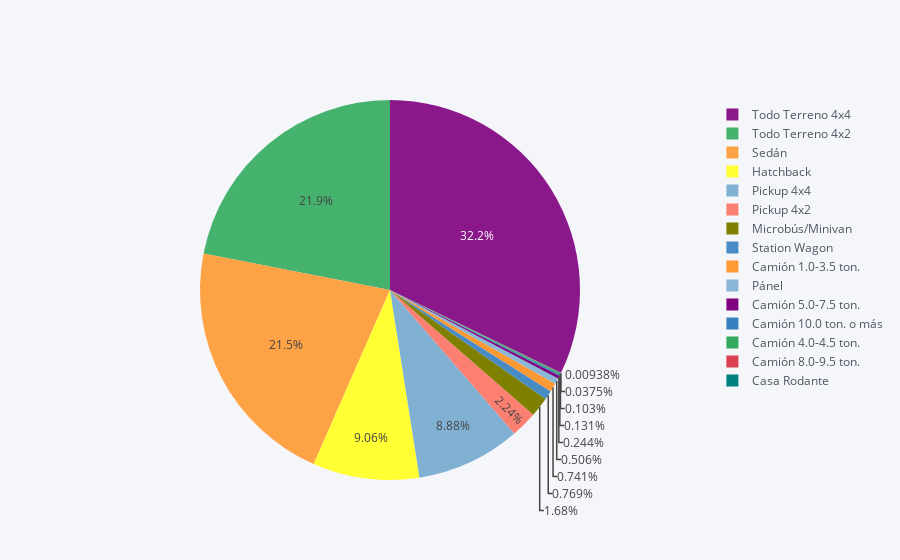

The cell this chart's notebook holds for it:
### Code cell
dft=df.groupby(['estilo']).estilo.count()
dft=dft.to_frame(name='cantidad')
dft.reset_index().iplot(kind='pie',labels='estilo',values='cantidad')

### Figure 1 — Plotly figure (JSON) as saved in the notebook; plotly's stock layout.template omitted (floating-point values rounded to 4 significant figures)
{"data": [{"labels": ["Camión 1.0-3.5 ton.", "Camión 10.0 ton. o más", "Camión 4.0-4.5 ton.", "Camión 5.0-7.5 ton.", "Camión 8.0-9.5 ton.", "Casa Rodante", "Hatchback", "Microbús/Minivan", "Pickup 4x2", "Pickup 4x4", "Pánel", "Sedán", "Station Wagon", "Todo Terreno 4x2", "Todo Terreno 4x4"], "marker": {"colors": ["rgba(255, 153, 51, 1.0)", "rgba(55, 128, 191, 1.0)", "rgba(50, 171, 96, 1.0)", "rgba(128, 0, 128, 1.0)", "rgba(219, 64, 82, 1.0)", "rgba(0, 128, 128, 1.0)", "rgba(255, 255, 51, 1.0)", "rgba(128, 128, 0, 1.0)", "rgba(251, 128, 114, 1.0)", "rgba(128, 177, 211, 1.0)", "rgba(128, 177, 211, 0.8999999999999999)", "rgba(255, 153, 51, 0.8999999999999999)", "rgba(55, 128, 191, 0.8999999999999999)", "rgba(50, 171, 96, 0.8999999999999999)", "rgba(128, 0, 128, 0.8999999999999999)"]}, "name": "", "type": "pie", "values": [79, 14, 11, 26, 4, 1, 966, 179, 239, 947, 54, 2294, 82, 2337, 3432]}], "layout": {"autosize": true, "legend": {"bgcolor": "#F5F6F9", "font": {"color": "#4D5663"}}, "paper_bgcolor": "#F5F6F9", "plot_bgcolor": "#F5F6F9", "title": {"font": {"color": "#4D5663"}}}}
